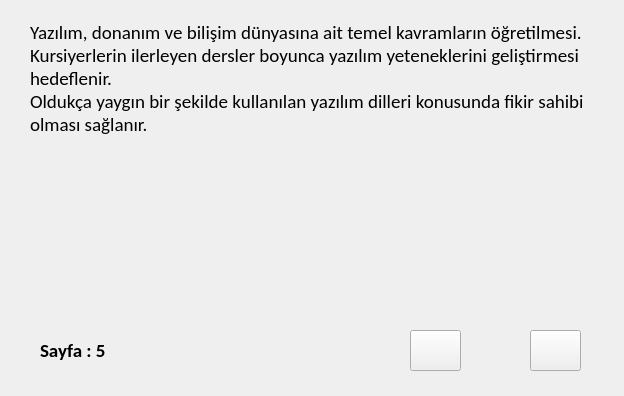
<?xml version="1.0" encoding="UTF-8"?>
<ui version="4.0">
 <class>Form</class>
 <widget class="QWidget" name="Form">
  <property name="geometry">
   <rect>
    <x>0</x>
    <y>0</y>
    <width>624</width>
    <height>396</height>
   </rect>
  </property>
  <property name="windowTitle">
   <string>Ders</string>
  </property>
  <widget class="QLabel" name="aciklamaLabel">
   <property name="geometry">
    <rect>
     <x>30</x>
     <y>20</y>
     <width>571</width>
     <height>281</height>
    </rect>
   </property>
   <property name="font">
    <font>
     <family>Calibri</family>
     <pointsize>14</pointsize>
    </font>
   </property>
   <property name="frameShape">
    <enum>QFrame::NoFrame</enum>
   </property>
   <property name="text">
    <string>Yazılım, donanım ve bilişim dünyasına ait temel kavramların öğretilmesi.
Kursiyerlerin ilerleyen dersler boyunca yazılım yeteneklerini geliştirmesi hedeflenir.
Oldukça yaygın bir şekilde kullanılan yazılım dilleri konusunda fikir sahibi olması sağlanır.</string>
   </property>
   <property name="scaledContents">
    <bool>false</bool>
   </property>
   <property name="alignment">
    <set>Qt::AlignLeading|Qt::AlignLeft|Qt::AlignTop</set>
   </property>
   <property name="wordWrap">
    <bool>true</bool>
   </property>
  </widget>
  <widget class="QPushButton" name="oncekiButon">
   <property name="geometry">
    <rect>
     <x>410</x>
     <y>330</y>
     <width>51</width>
     <height>41</height>
    </rect>
   </property>
   <property name="text">
    <string/>
   </property>
   <property name="icon">
    <iconset>
     <normaloff>../../ntp-odev-main/kütüphane/ui/sol.png</normaloff>../../ntp-odev-main/kütüphane/ui/sol.png</iconset>
   </property>
   <property name="iconSize">
    <size>
     <width>32</width>
     <height>32</height>
    </size>
   </property>
  </widget>
  <widget class="QPushButton" name="sonrakiButon">
   <property name="geometry">
    <rect>
     <x>530</x>
     <y>330</y>
     <width>51</width>
     <height>41</height>
    </rect>
   </property>
   <property name="font">
    <font>
     <pointsize>8</pointsize>
    </font>
   </property>
   <property name="text">
    <string/>
   </property>
   <property name="icon">
    <iconset>
     <normaloff>../../ntp-odev-main/kütüphane/ui/sağ.png</normaloff>../../ntp-odev-main/kütüphane/ui/sağ.png</iconset>
   </property>
   <property name="iconSize">
    <size>
     <width>32</width>
     <height>32</height>
    </size>
   </property>
  </widget>
  <widget class="QLabel" name="sayfa">
   <property name="geometry">
    <rect>
     <x>40</x>
     <y>330</y>
     <width>81</width>
     <height>41</height>
    </rect>
   </property>
   <property name="font">
    <font>
     <family>Calibri</family>
     <pointsize>14</pointsize>
     <weight>75</weight>
     <bold>true</bold>
    </font>
   </property>
   <property name="text">
    <string>Sayfa : 5</string>
   </property>
  </widget>
 </widget>
 <resources/>
 <connections/>
</ui>
